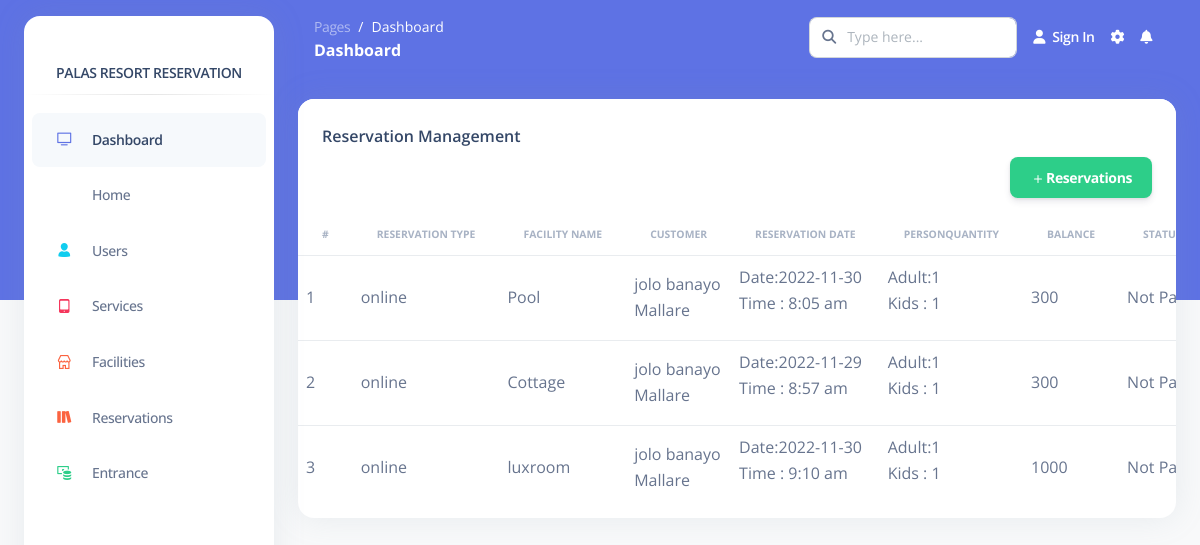
/Pages/admin/reservationManagement.php, run on an earlier commit of the app's database.
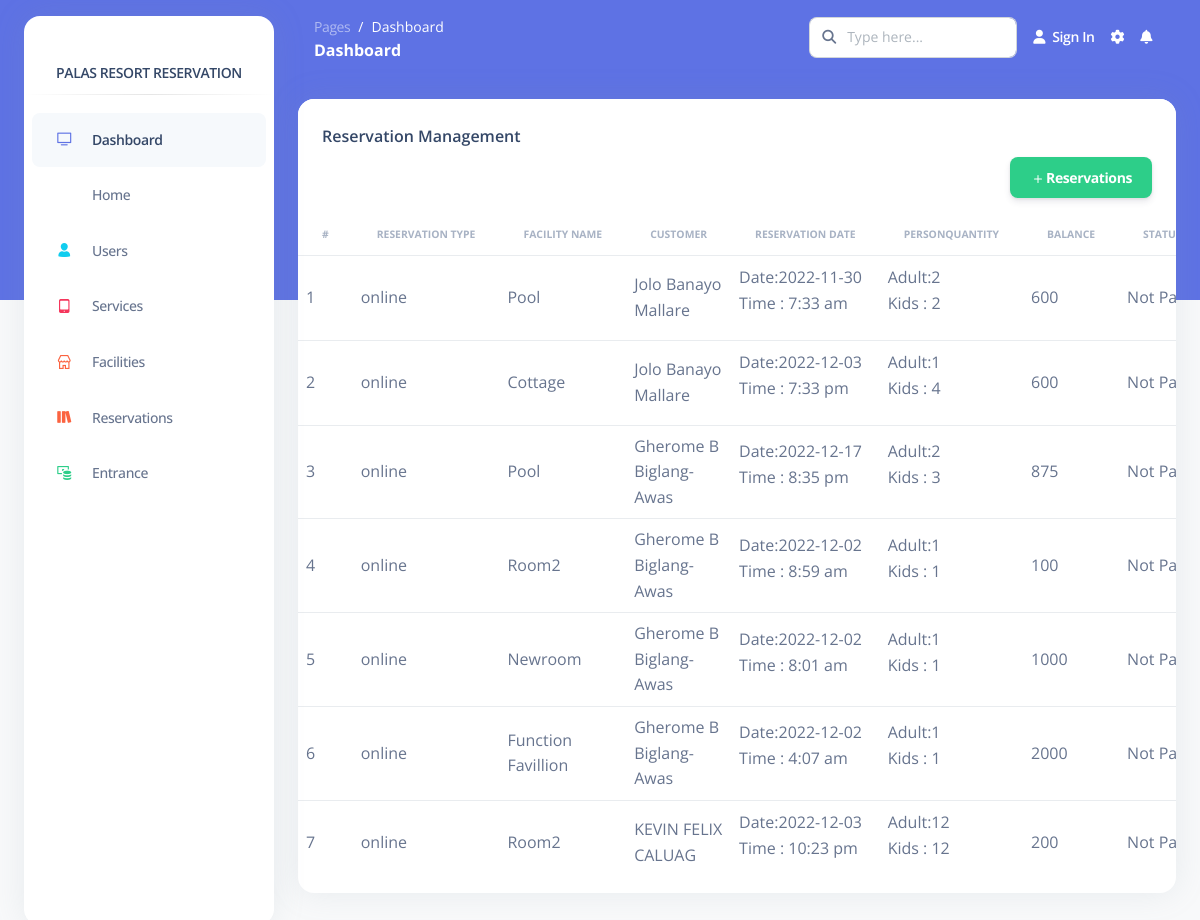
And on a later commit of the database.
### tables this page shows
CREATE TABLE `reservations` (
  `res_id` bigint(20) UNSIGNED NOT NULL,
  `service_id` bigint(20) UNSIGNED NOT NULL,
  `facility_id` bigint(20) UNSIGNED NOT NULL,
  `customer_id` bigint(20) UNSIGNED NOT NULL,
  `date` varchar(255) NOT NULL,
  `time` varchar(255) NOT NULL,
  `person_adult_quantity` int(11) NOT NULL,
  `person_kids_quantity` int(11) NOT NULL,
  `total_balance` double NOT NULL,
  `reservation_status` int(11) NOT NULL,
  `created_at` timestamp NULL DEFAULT current_timestamp(),
  `updated_at` timestamp NULL DEFAULT current_timestamp()
);

CREATE TABLE `services` (
  `service_id` bigint(20) UNSIGNED NOT NULL,
  `service_name` varchar(255) NOT NULL
);

CREATE TABLE `facilities` (
  `id` bigint(20) UNSIGNED NOT NULL,
  `name` varchar(255) NOT NULL,
  `description` varchar(255) NOT NULL,
  `image` varchar(255) NOT NULL,
  `day_rate` double NOT NULL,
  `night_rate` double NOT NULL,
  `overnigth_rate` double NOT NULL,
  `facility_type` varchar(255) NOT NULL,
  `status` varchar(255) NOT NULL
);

CREATE TABLE `users` (
  `id` bigint(20) UNSIGNED NOT NULL,
  `permission_id` bigint(20) UNSIGNED NOT NULL DEFAULT 2,
  `fname` varchar(255) NOT NULL,
  `mname` varchar(255) NOT NULL,
  `lname` varchar(255) NOT NULL,
  `address` varchar(255) NOT NULL,
  `contact_num` varchar(255) NOT NULL,
  `email` varchar(255) NOT NULL,
  `verification_code` text NOT NULL,
  `email_verified_at` datetime DEFAULT NULL,
  `username` varchar(255) NOT NULL,
  `password` varchar(255) NOT NULL,
  `profile` varchar(255) NOT NULL
);

### Functions/InnovatechAPIFunctions.php (called while the page is built, shortened)
<?php
    class InnovatechAPIFunctions{
        private $servername='localhost';
        private $username='root';
        private $password='';
        private $dbname='palasresort';
        private $mysqli='';
        public function __construct(){
            $this->mysqli = new mysqli($this->servername,$this->username,$this->password,$this->dbname);
        }
        public function selectleftjoin3(){
            $sql = "SELECT * FROM `reservations` LEFT JOIN `services` ON services.service_id = reservations.service_id LEFT JOIN `facilities` ON facilities.id = reservations.facility_id LEFT JOIN `users` ON users.id = reservations.customer_id";
            $this->sql = $result = $this->mysqli->query($sql);
        }
    }
?>

### Pages/admin/reservationManagement.php (the view, shortened to what this page needs)
<?php include('page/head.php'); ?>
<?php include('page/sidebar.php'); ?>
<main class="main-content position-relative border-radius-lg ">
      <?php include('page/navigationbar.php'); ?>
        <div class="container-fluid py-4">
        <div class="col-12">
          <div class="card mb-4">
            <div class="card-header pb-0">
              <h6>Reservation Management</h6>
              <button type="button" style="float:right;" class="btn btn-success" data-bs-toggle="modal" data-bs-target="#exampleModal">
              <svg xmlns="http://www.w3.org/2000/svg" width="16" height="16" fill="currentColor" class="bi bi-plus" viewBox="0 0 16 16">
                <path d="M8 4a.5.5 0 0 1 .5.5v3h3a.5.5 0 0 1 0 1h-3v3a.5.5 0 0 1-1 0v-3h-3a.5.5 0 0 1 0-1h3v-3A.5.5 0 0 1 8 4z"/>
              </svg>Reservations
              </button>
            </div>
          <div class="card-body px-0 pt-0 pb-2">
            <div class="table-responsive p-0">
              <table class="table align-items-center mb-0">
              <thead>
                <tr>
                  <th class="text-uppercase text-secondary text-xxs font-weight-bolder opacity-7">#</th>
                  <th class="text-uppercase text-secondary text-xxs font-weight-bolder opacity-7">Reservation Type</th>
                  <th class="text-uppercase text-secondary text-xxs font-weight-bolder opacity-7">Facility Name</th>
                  <th class="text-uppercase text-secondary text-xxs font-weight-bolder opacity-7">Customer</th>
                  <th class="text-uppercase text-secondary text-xxs font-weight-bolder opacity-7">Reservation Date</th>
                  <th class="text-uppercase text-secondary text-xxs font-weight-bolder opacity-7">PersonQuantity</th>
                  <th class="text-uppercase text-secondary text-xxs font-weight-bolder opacity-7">Balance</th>
                  <th class="text-uppercase text-secondary text-xxs font-weight-bolder opacity-7">Status</th>
                </tr>
              </thead>
              <tbody>
              <?php
                  include('../../Functions/InnovatechAPIFunctions.php');
                  $newAPIFunctions = new InnovatechAPIFunctions();
                  $newAPIFunctions->selectleftjoin3();
                  $serviceLists = $newAPIFunctions->sql;
                  $index = 1;
                  $reserv_stat="Paid";
                  while ($data = mysqli_fetch_assoc($serviceLists)){
                    if($data['reservation_status']==0){
                      $reserv_stat = "Not Paid";
                    }
              ?>
              <tr>
                <td class="text-wrap"><?php echo $index?></td>
                <td class="text-wrap"><?php echo $data["service_name"];?></td>
                <td class="text-wrap"><?php echo $data["name"]; ?></td>
                <td class="text-wrap"><?php echo $data["fname"] ." ". $data["mname"] ." ". $data["lname"]; ?></td>
                <td class="text-wrap"><p> Date:<?php echo $data["date"]." <br> Time : ". $data["time"]?></p></td>
                <td class="text-wrap"><p> Adult:<?php echo $data["person_adult_quantity"]." <br> Kids : ". $data["person_kids_quantity"]?></p></td>
                <td class="text-wrap"><?php echo $data["total_balance"]; ?></td>
                <td class="text-wrap"><?php echo $reserv_stat; ?></td>
              </tr>
              <?php $index++; } ?>
              </tbody>
              </table>
                </div>
              </div>
            </div>
          </div>
        </div>
</main>
<?php include('page/scripts.php'); ?>

What changed in the data, as far as the page shows it:
removed reservations: service.service_name "online", facility.name "luxroom", customer.fname "jolo", customer.mname "banayo", customer.lname "Mallare", date "2022-11-30", time "9:10 am", person_adult_quantity "1", person_kids_quantity "1", total_balance "1000", reservation_status "Not…"
changed reservations (number 1 of 7 on the later page): customer.fname "jolo" → "Jolo"; customer.mname "banayo" → "Banayo"; time "8:05 am" → "7:33 am"; person_adult_quantity "1" → "2"; person_kids_quantity "1" → "2"; total_balance "300" → "600"
changed reservations "Cottage": customer.fname "jolo" → "Jolo"; customer.mname "banayo" → "Banayo"; date "2022-11-29" → "2022-12-03"; time "8:57 am" → "7:33 pm"; person_kids_quantity "1" → "4"; total_balance "300" → "600"
added reservations: service.service_name "online", facility.name "Pool", customer.fname "Gherome", customer.mname "B", customer.lname "Biglang-Awas", date "2022-12-17", time "8:35 pm", person_adult_quantity "2", person_kids_quantity "3", total_balance "875", reservation_status "Not…"
added reservations: service.service_name "online", facility.name "Room2", customer.fname "Gherome", customer.mname "B", customer.lname "Biglang-Awas", date "2022-12-02", time "8:59 am", person_adult_quantity "1", person_kids_quantity "1", total_balance "100", reservation_status "Not…"
added reservations: service.service_name "online", facility.name "Newroom", customer.fname "Gherome", customer.mname "B", customer.lname "Biglang-Awas", date "2022-12-02", time "8:01 am", person_adult_quantity "1", person_kids_quantity "1", total_balance "1000", reservation_status "Not…"
added reservations: service.service_name "online", facility.name "Function Favillion", customer.fname "Gherome", customer.mname "B", customer.lname "Biglang-Awas", date "2022-12-02", time "4:07 am", person_adult_quantity "1", person_kids_quantity "1", total_balance "2000", reservation_status "Not…"
added reservations: service.service_name "online", facility.name "Room2", customer.fname "KEVIN", customer.mname "FELIX", customer.lname "CALUAG", date "2022-12-03", time "10:23 pm", person_adult_quantity "12", person_kids_quantity "12", total_balance "200", reservation_status "Not…"
